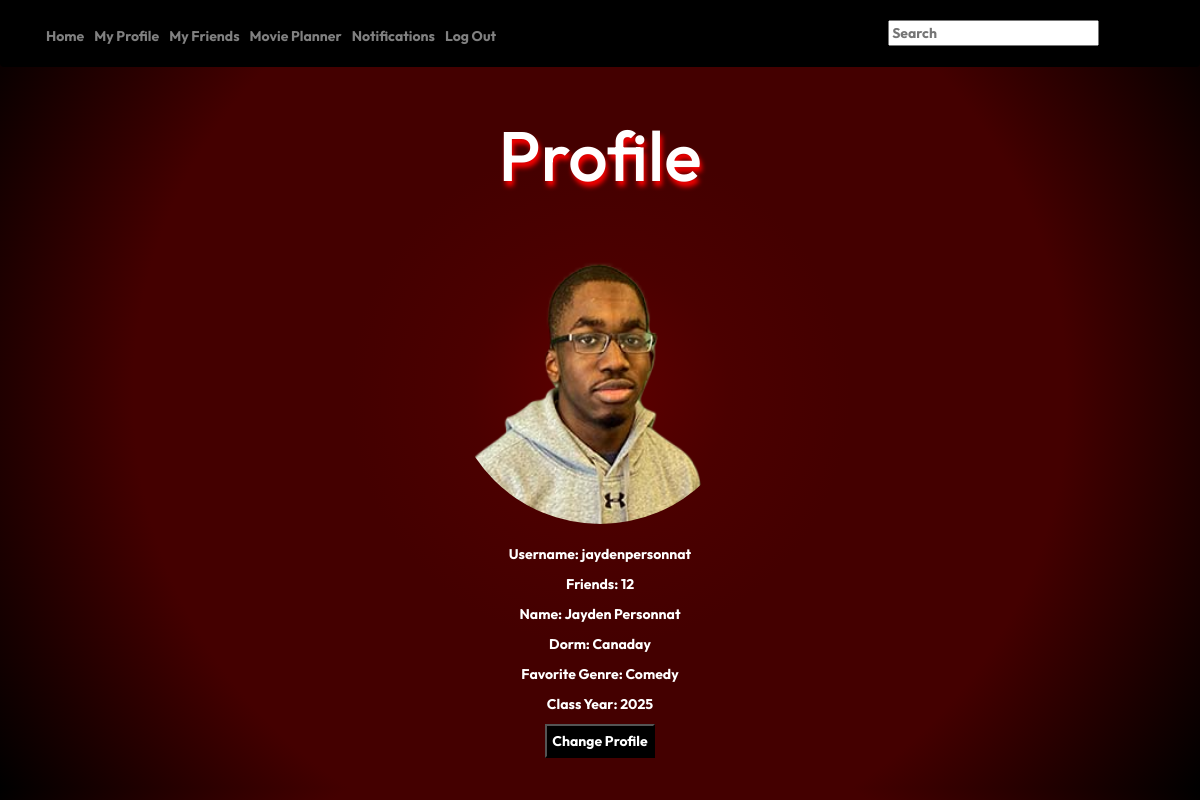
Screenshot of /profile (signed in) with the database file from the repository.
### tables this page shows
CREATE TABLE profiles (user_id INTEGER NOT NULL, first_name TEXT NOT NULL, last_name TEXT NOT NULL, dorm TEXT NOT NULL, year INTEGER NOT NULL, genre TEXT NOT NULL, image TEXT, FOREIGN KEY (user_id) REFERENCES users(id));

CREATE TABLE users (id INTEGER NOT NULL, username TEXT NOT NULL, password TEXT NOT NULL, friends INTEGER NOT NULL, score INTEGER, PRIMARY KEY (id));

### app.py (the view)
@app.route("/profile")
@login_required
def profile():
    if len(db.execute("SELECT * FROM profiles WHERE user_id = ?", session["user_id"])) == 0:
        return render_template("error.html", message = "you need to create a profile", code = 400, profile = False)
    user = db.execute("SELECT * FROM users JOIN profiles ON users.id = profiles.user_id WHERE id = ?", session["user_id"])[0]
    return render_template("profile.html", user = user, view = False)

### helpers.py (called while the page is built)
def login_required(f):
    @wraps(f)
    def decorated_function(*args, **kwargs):
        if session.get("user_id") is None:
            return redirect("/login")
        return f(*args, **kwargs)
    return decorated_function

### templates/profile.html (shortened to what this page needs)
{% extends "layout.html" %}
{% block main %}
<h3 class = "subheader">Profile</h3>
        <br>
        <img class= "profile" src = "/static/images/{{ user.image }}" width = "300" height = "300">
        <br> <br>
        <p> Username: {{ user.username }}</p>
        <p> Friends: {{ user.friends }} </p>
        <p> Name: {{ user.first_name }} {{ user.last_name }} </p>
        <p> Dorm: {{ user.dorm }}</p>
        <p> Favorite Genre: {{ user.genre }}</p>
        <p> Class Year: {{ user.year }}</p>
        {% if not view %}
        <form action = "/change" method = "post">
                <button class= "button" type = "submit">Change Profile</button>
            </form>
        {% endif %}
{% endblock %}

### static/styles.css (style rules this page uses)
.page_setup { background: rgb(10,75,99); background: radial-gradient(circle, rgb(94, 0, 0, 1) 0%, rgb(75, 0, 0, 1) 18%, rgb(68, 0, 0, 1) 35%, rgb(68, 0, 0, 1) 65%, rgb(0, 0, 0, 1)100%); }
.text_setup { font-weight: bold; font-family: "Outfit"; color: white; }
.button { color: white; background-color: black; padding: 5px; }
.subheader { margin-top: 0px; font-size: 70px; text-shadow: 2px 5px 5px red; }
.profile { border-radius: 50%; }

### rows the page displays
profiles: image (picture), first_name "Jayden", last_name "Personnat", dorm "Canaday", genre "Comedy", year "2025"
users: username "jaydenpersonnat", friends "12"
